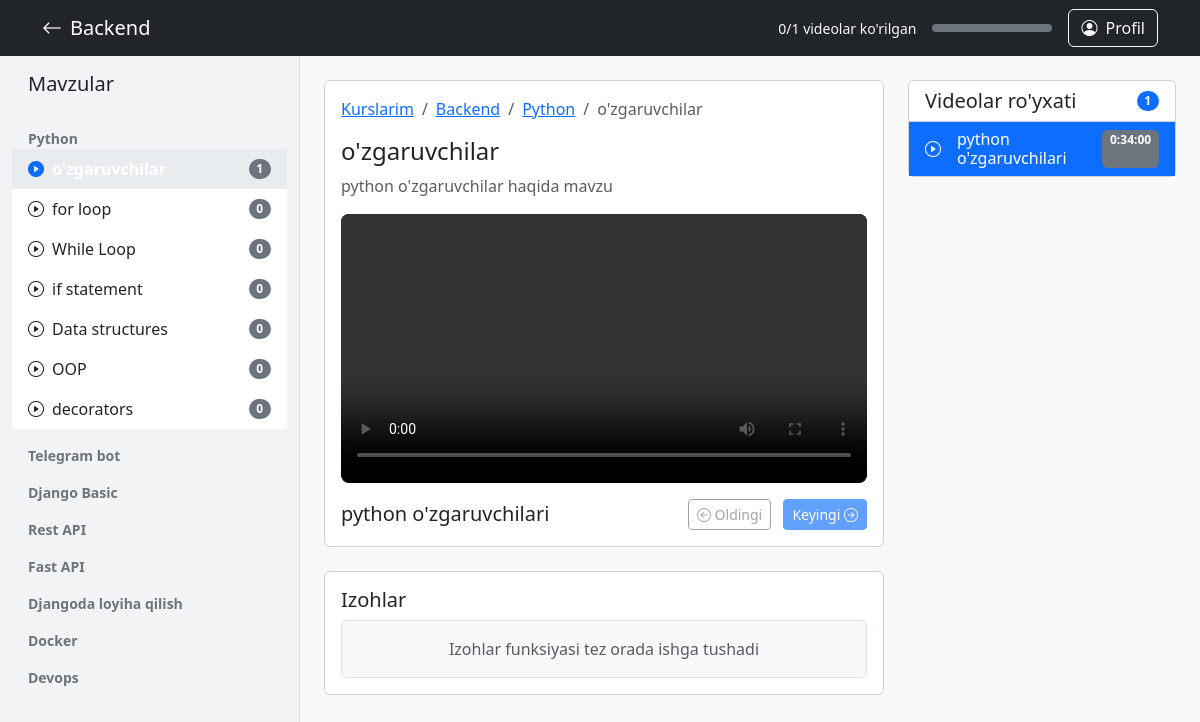
Page /courses/course/1/topic/1/ (signed in) on the committed database.
### courses/models.py (models this page shows, shortened)
class Course(models.Model):
    courselist = models.ForeignKey(CourseList, related_name="courses", on_delete=models.CASCADE)
    title = models.CharField(max_length=200)
    description = models.TextField(blank=True)
    author = models.ForeignKey(
        settings.AUTH_USER_MODEL,
        on_delete=models.CASCADE,
    )
    profile_image = models.ImageField(upload_to='course_images/', blank=True, null=True)
    modules_count = models.PositiveIntegerField(default=0)  # admindan qo‘shish mumkin
    rating = models.FloatField(
        default=0,
        validators=[MinValueValidator(0), MaxValueValidator(5)]
    )
    total_videos = models.PositiveIntegerField(default=0)
    min_duration = models.DurationField(default=timedelta, blank=True, null=True)
    students_count = models.PositiveIntegerField(default=0)

class Module(models.Model):
    course = models.ForeignKey(Course, related_name="modules", on_delete=models.CASCADE)
    title = models.CharField(max_length=200)
    description = models.TextField(blank=True)

class Topic(models.Model):
    module = models.ForeignKey(Module, related_name="topics", on_delete=models.CASCADE)
    title = models.CharField(max_length=200)
    description = models.TextField(blank=True)

class Video(models.Model):
    module = models.ForeignKey(Module, related_name="videos", on_delete=models.CASCADE)
    topic = models.ForeignKey(Topic, related_name="videos", on_delete=models.CASCADE, null=True, blank=True)  # Yangi qo'shilgan
    title = models.CharField(max_length=200)
    video_file = models.FileField(upload_to="videos/")
    duration = models.DurationField(null=True, blank=True)

### courses/views.py (the view)
# urls.py: path('course/<int:pk>/topic/<int:topic_id>/', views.topic_detail, name='topic_detail'),  # yangi
@login_required
def topic_detail(request, pk, topic_id):
    course = get_object_or_404(Course, pk=pk)
    topic = get_object_or_404(Topic, pk=topic_id, module__course=course)
    videos = Video.objects.filter(topic=topic)
    enrollment = Enrollment.objects.filter(user=request.user, course=course).first()
    if not enrollment:
        messages.error(request, "Siz ushbu kursga yozilmagansiz.")
        return redirect('enroll_course', pk=course.pk)
    return render(request, "video.html", {
        "course": course,
        "topic": topic,
        "videos": videos,
        "enrollment": enrollment
    })

### courses/templates/video.html (shortened to what this page needs)
<!DOCTYPE html>
<html lang="uz">
<head>
    <link href="https://cdn.jsdelivr.net/npm/bootstrap@5.3.2/dist/css/bootstrap.min.css" rel="stylesheet">
    <link rel="stylesheet" href="https://cdn.jsdelivr.net/npm/bootstrap-icons@1.11.1/font/bootstrap-icons.css">
</head>
<body>
    <nav class="navbar navbar-expand-lg navbar-dark bg-dark sticky-top">
        <div class="container">
            <a class="navbar-brand" href="{% url 'continue_learning' pk=course.pk %}">
                <i class="bi bi-arrow-left me-2"></i>{{ course.title }}
            </a>
            <div class="d-flex align-items-center">
                <div class="text-light me-3 small d-none d-md-block">
                    <span id="progress-text">0/{{ videos|length }} videolar ko'rilgan</span>
                </div>
                <div class="progress bg-secondary me-3" style="width: 120px;">
                </div>
                <a href="{% url 'profile' %}" class="btn btn-outline-light">
                    <i class="bi bi-person-circle me-1"></i> Profil
                </a>
            </div>
        </div>
    </nav>
    <div class="container-fluid">
        <div class="row">
            <div class="col-lg-3 col-md-4 d-none d-md-block sidebar py-3">
                <h5 class="px-3 mb-3">Mavzular</h5>
                <div class="list-group list-group-flush">
                    {% for mod in course.modules.all %}
                        <div class="px-3 fw-bold text-secondary small mt-3">{{ mod.title }}</div>
                        {% for top in mod.topics.all %}
                            <a href="{% url 'topic_detail' pk=course.pk topic_id=top.id %}"
                               class="list-group-item list-group-item-action border-0 py-2 topic-item {% if top.id == topic.id %}active{% endif %}">
                                <div class="d-flex align-items-center">
                                    <i class="bi {% if top.id == topic.id %}bi-play-circle-fill text-primary{% else %}bi-play-circle{% endif %} me-2"></i>
                                    <span>{{ top.title }}</span>
                                    <span class="ms-auto badge bg-secondary rounded-pill">{{ top.videos.count }}</span>
                                </div>
                            </a>
                        {% endfor %}
                    {% endfor %}
                </div>
            </div>
            <div class="col-lg-9 col-md-8 col-sm-12 p-md-4 p-3">
                <div class="row">
                    <div class="col-xl-8 col-lg-12">
                        <div class="card mb-4">
                            <div class="card-body">
                                <nav aria-label="breadcrumb">
                                    <ol class="breadcrumb">
                                        <li class="breadcrumb-item"><a href="{% url 'profile' %}">Kurslarim</a></li>
                                        <li class="breadcrumb-item"><a href="{% url 'continue_learning' pk=course.pk %}">{{ course.title }}</a></li>
                                        <li class="breadcrumb-item"><a href="#">{{ topic.module.title }}</a></li>
                                        <li class="breadcrumb-item active">{{ topic.title }}</li>
                                    </ol>
                                </nav>
                                <h2 class="h4">{{ topic.title }}</h2>
                                <p class="text-muted">{{ topic.description }}</p>
                                {% if videos %}
                                <div class="video-container mb-3">
                                    <video id="main-video" controls width="100%" class="w-100">
                                        <source src="" type="video/mp4">
                                    </video>
                                </div>
                                <div class="d-flex justify-content-between align-items-center">
                                    <h5 class="mb-0" id="current-video-title">Videoni tanlang</h5>
                                    <div>
                                        <button id="prev-btn" class="btn btn-outline-secondary btn-sm">
                                            <i class="bi bi-arrow-left-circle"></i> Oldingi
                                        </button>
                                        <button id="next-btn" class="btn btn-primary btn-sm ms-2">
                                            Keyingi <i class="bi bi-arrow-right-circle"></i>
                                        </button>
                                    </div>
                                </div>
                                {% else %}
                                <div class="empty-video-state">
                                    <i class="bi bi-film"></i>
                                    <h4>Hozircha videolar mavjud emas</h4>
                                    <p class="text-muted">Ushbu mavzuga videolar tez orada qo'shiladi</p>
                                </div>
                                {% endif %}
                            </div>
                        </div>
                        <div class="card">
                            <div class="card-body">
                                <h5 class="card-title">Izohlar</h5>
                                <div class="border p-3 rounded bg-light">
                                    <p class="text-center text-muted mb-0">Izohlar funksiyasi tez orada ishga tushadi</p>
                                </div>
                            </div>
                        </div>
                    </div>
                    {% if videos %}
                    <div class="col-xl-4 col-lg-12 mt-4 mt-xl-0">
                        <div class="card">
                            <div class="card-header bg-white d-flex justify-content-between align-items-center">
                                <h5 class="mb-0">Videolar ro'yxati</h5>
                                <span class="badge bg-primary rounded-pill" id="video-count">{{ videos|length }}</span>
                            </div>
                            <div class="card-body p-0">
                                <div class="list-group list-group-flush" id="video-list">
                                    {% for video in videos %}
                                        <div class="list-group-item list-group-item-action video-item" data-video-src="{{ video.video_file.url }}">
                                            <div class="d-flex align-items-center">
                                                <i class="bi bi-play-circle me-2"></i>
                                                <div class="flex-grow-1 ms-2">
                                                    <div class="d-flex justify-content-between">
                                                        <h6 class="mb-0">{{ video.title }}</h6>
                                                        <span class="badge bg-secondary">{{ video.duration|default:"00:00" }}</span>
                                                    </div>
                                                </div>
                                            </div>
                                        </div>
                                    {% endfor %}
                                </div>
                            </div>
                        </div>
                    </div>
                    {% endif %}
                </div>
            </div>
        </div>
    </div>
</body>
</html>

### courses/templates/video.html (style rules this page uses)
body { background-color: #f8f9fa; font-family: 'Segoe UI', Tahoma, Geneva, Verdana, sans-serif; }
.sidebar { height: calc(100vh - 56px); position: sticky; top: 56px; overflow-y: auto; background-color: #f1f3f5; border-right: 1px solid #dee2e6; }
.video-container { background-color: #000; border-radius: 8px; overflow: hidden; }
.topic-item.active { background-color: #e9ecef; font-weight: 600; border-left: 4px solid #0d6efd; }
.progress { height: 8px; }

### rows in the picture
Course: title "Backend"
Module: title "Python"
Topic: title "o'zgaruvchilar", videos.count "1", module "Python", description "python o'zgaruvchilar haqida mavzu"
Topic: title "for loop", videos.count "0"
Topic: title "While Loop", videos.count "0"
Topic: title "if statement", videos.count "0"
Topic: title "Data structures", videos.count "0"
Topic: title "OOP", videos.count "0"
Topic: title "decorators", videos.count "0"
Module: title "Telegram bot"
Module: title "Django Basic"
Module: title "Rest API"
Module: title "Fast API"
Module: title "Djangoda loyiha qilish"
Module: title "Docker"
Module: title "Devops"
Video: title "python o'zgaruvchilari", duration "0:34:00"

### other values in the picture
{{ videos|length }} "1"
